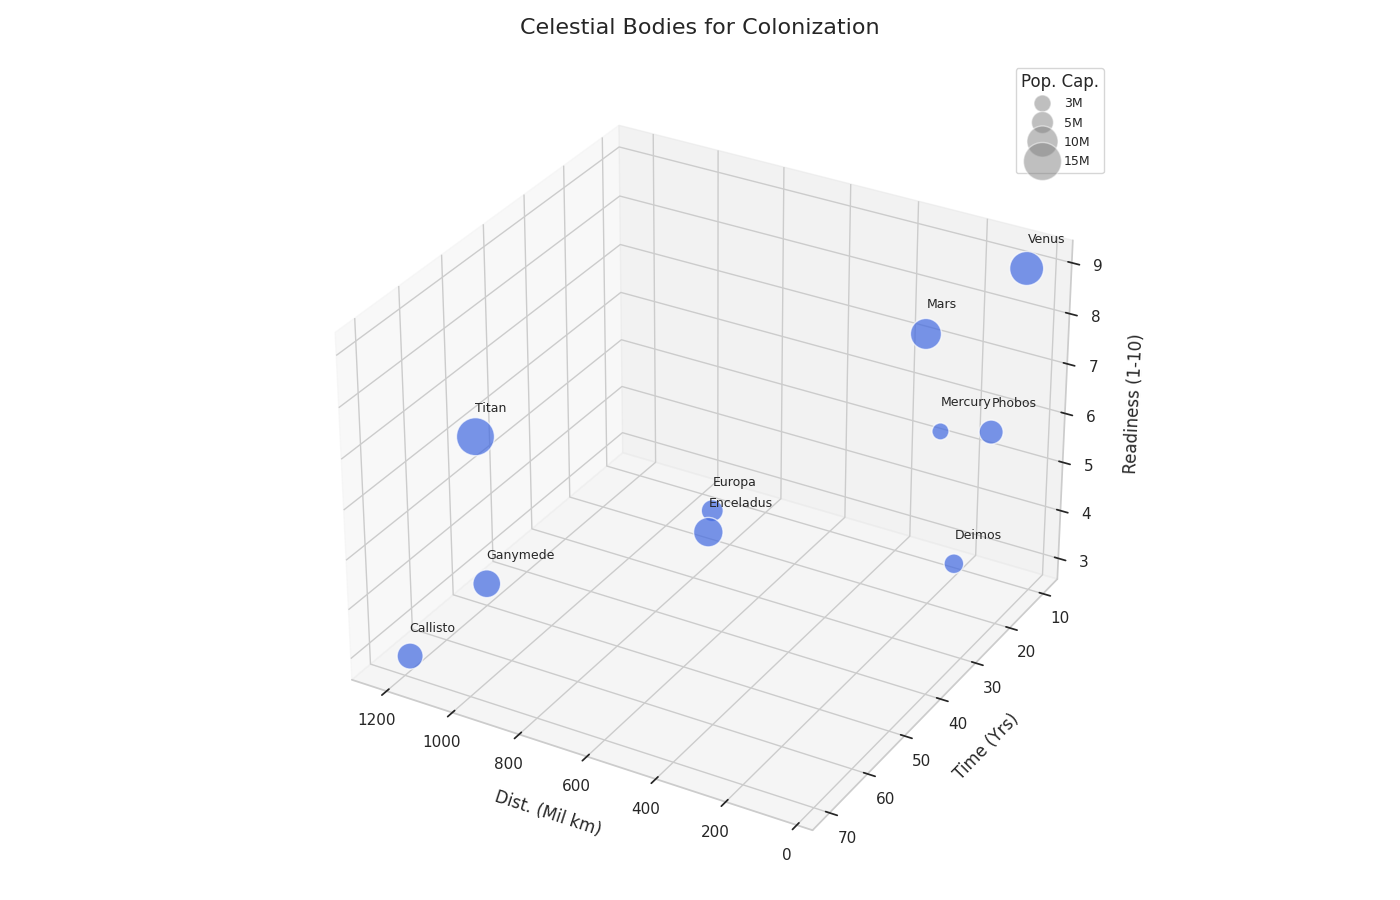

This chart was generated by the following Python code:
import matplotlib.pyplot as plt
from mpl_toolkits.mplot3d import Axes3D
import numpy as np

bodies = ['Mars', 'Europa', 'Titan', 'Ganymede', 'Callisto', 'Mercury', 'Venus', 'Phobos', 'Deimos', 'Enceladus']
distances = np.array([225, 628, 1221, 1070, 1182, 77, 42, 78, 76, 583])
colonization_time = np.array([20, 40, 50, 60, 70, 30, 10, 15, 25, 45])
population_capacity = np.array([10, 5, 15, 8, 7, 3, 12, 6, 4, 9])
tech_readiness = np.array([8, 5, 6, 4, 3, 7, 9, 6, 4, 5])

# Define a single color for all points
color = 'royalblue'

fig = plt.figure(figsize=(14, 9))
ax = fig.add_subplot(111, projection='3d')

sc = ax.scatter(distances, colonization_time, tech_readiness,
                s=population_capacity * 50, c=color, alpha=0.7, edgecolors='w')

ax.view_init(elev=30, azim=120)

ax.set_title('Celestial Bodies for Colonization', fontsize=16, pad=20)
ax.set_xlabel('Dist. (Mil km)', fontsize=12, labelpad=10)
ax.set_ylabel('Time (Yrs)', fontsize=12, labelpad=10)
ax.set_zlabel('Readiness (1-10)', fontsize=12, labelpad=10)

for i, body in enumerate(bodies):
    ax.text(distances[i], colonization_time[i], tech_readiness[i] + 0.5, body, fontsize=9)

# Remove the colorbar since we no longer use multiple colors
# cbar = plt.colorbar(sc, ax=ax, pad=0.1)
# cbar.set_label('Tech Readiness', fontsize=12)

pop_sizes = [3, 5, 10, 15]
pop_labels = [plt.Line2D([0], [0], marker='o', color='w', label=f'{v}M',
                         markerfacecolor='gray', markersize=np.sqrt(v * 50), alpha=0.5)
              for v in pop_sizes]
ax.legend(title='Pop. Cap.', handles=pop_labels, loc='upper right', fontsize=9)

plt.tight_layout()
plt.show()
